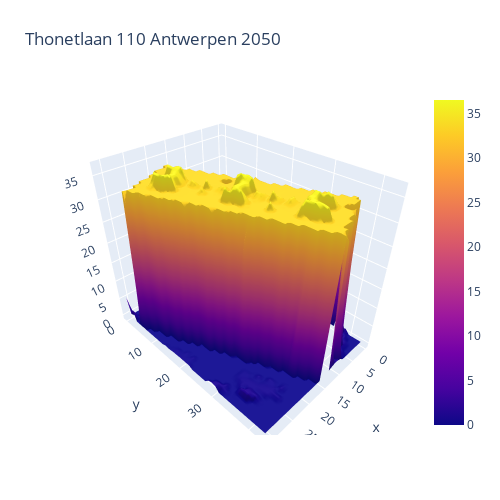

Notebook code for this chart:
### Markdown cell above
# Fast 3D plot

### Code cell
@Timer(name="decorator")
def fast_plot():
    import plotly.graph_objects as go

    #Plot xyz of building
    fig = go.Figure(data=[go.Surface(z=dem)])

    fig.update_layout(title=str(building_address), autosize=False,
                  width=500, height=500,
                  margin=dict(l=65, r=50, b=65, t=90))

    fig.show()
    
fast_plot()

### Figure 1 — Plotly figure (JSON) as saved in the notebook; plotly's stock layout.template omitted (floating-point values rounded to 4 significant figures; data arrays with more than 128 entries replaced by an {"elided": "..."} marker saying what was removed)
{"data": [{"type": "surface", "z": {"elided": "44x32 float values"}}], "layout": {"autosize": false, "height": 500, "margin": {"b": 65, "l": 65, "r": 50, "t": 90}, "title": {"text": "Thonetlaan 110 Antwerpen 2050"}, "width": 500}}
